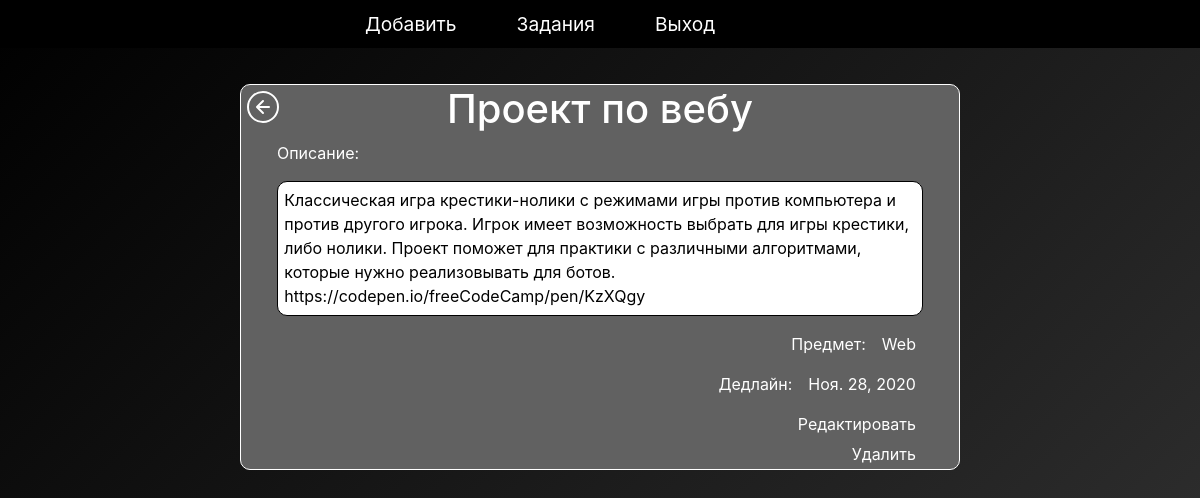
The page /description-6 on the database its author committed.
### sod/models.py (models this page shows, shortened)
class Task(models.Model):
    name = models.CharField('Название', max_length=50)
    description = models.TextField('Описание')
    date = models.DateField()
    object = models.CharField('Название предмета', max_length=50)
    image = models.ImageField("Изображение", upload_to="images/", default="images/default.jpg")

### sod/views.py (the view)
# urls.py: path('description-<int:pk>', views.DescriptionDetail.as_view(), name='description'),
class DescriptionDetail(DetailView):
    model = Task
    context_object_name = 'task'
    template_name = 'sod/description.html'

### templates/sod/description.html (shortened to what this page needs)
{% extends "sod/base.html" %}
{% block content %}
    <body>
    <main>
        <div class="TaskDetail">
            <div>
                <h1>{{ task.name }}</h1>
            </div>
            <div>
                <p>Описание:</p>
                <p>{{ task.description }}</p>
            </div>
            <div>
                <p>Предмет:</p>
                <p>{{ task.object }}</p>
            </div>
            <div>
                <p>Дедлайн:</p>
                <p>{{ task.date }}</p>
            </div>
            <div>
                <a href="/updatetask-{{ task.id }}">Редактировать</a>
            </div>
            <div>
                <a href="/deletetask-{{ task.id }}">Удалить</a>
            </div>
            <div class="Back">
                <a href="tasks">
                </a>
            </div>
        </div>
    </main>
    </body>
{% endblock content %}

### static/css/style.css (style rules this page uses)
.TaskDetail { display: flex; flex-direction: column; color: white; border: 1px solid white; background-color: #616161; border-radius: 10px; margin: 3% 20%; }
.TaskDetail > div:nth-child(1) { margin: auto; }
.TaskDetail > div:nth-child(2) { padding-left: 5%; padding-right: 5%; }
.TaskDetail > div:nth-child(2) > p:nth-child(2) { background-color: white; border: 1px solid black; color: black; border-radius: 10px; padding: 1%; }
.TaskDetail > div:nth-child(n + 3) { display: flex; flex-direction: row; margin-left: auto; margin-right: 6%; }
.TaskDetail > div:nth-child(n + 3) > p:nth-child(1) { margin-right: 1rem; }
.Back { position: absolute; margin-top: 0.5%; padding-left: 0.5%; }
.TaskDetail a { color: white; text-decoration: none; transition-duration: 0.2s; margin-bottom: 5%; }

### rows shown on the page
Task: name "Проект по вебу", description "Классическая игра крестики-нолики с режимами игры против компьютера и против другого игрока. Игрок имеет возможность выбрать для игры крестики, либо нолики. Проект поможет для практики с различными алгоритмами, которые нужно реализовывать для ботов. https://codepen.io/freeCodeCamp/pen/KzXQgy", object "Web", date "Ноя. 28, 2020"
